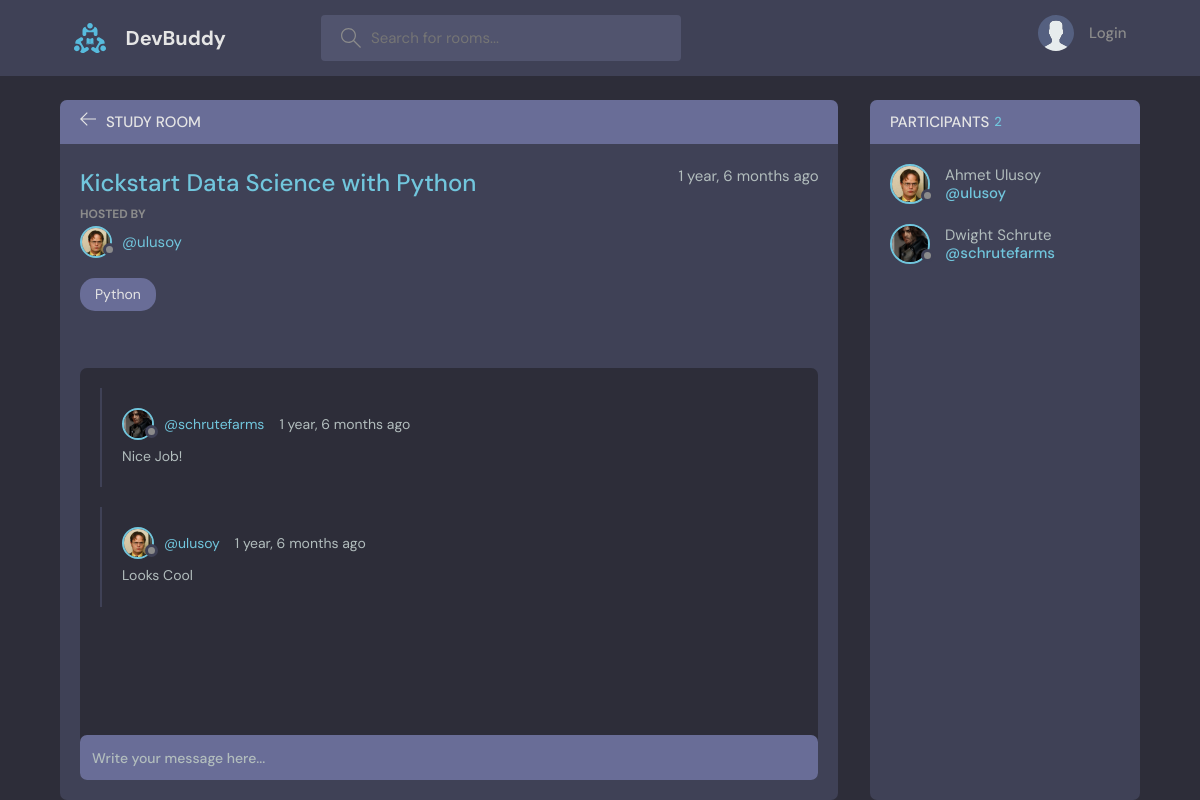
The page /room/1/ on the database its author committed.
### base/models.py (models this page shows, shortened)
class Room(models.Model):
    host = models.ForeignKey(User, on_delete=models.SET_NULL, null=True)
    topic = models.ForeignKey(Topic, on_delete=models.SET_NULL, null=True)
    name = models.CharField(max_length=200)
    description = models.TextField(null=True, blank=True)
    participants = models.ManyToManyField(
        User, related_name="participants", blank=True)
    updated = models.DateTimeField(auto_now=True)
    created = models.DateTimeField(auto_now_add=True)
    class Meta:
        ordering = ["-updated", "-created"]

class User(AbstractUser):
    name = models.CharField(max_length=200, null=True)
    email = models.EmailField(unique=True, null=True)
    bio = models.TextField(null=True)
    avatar = models.ImageField(null=True, default="avatar.svg")
    USERNAME_FIELD = "email"
    REQUIRED_FIELDS = []

class Topic(models.Model):
    name = models.CharField(max_length=200)
    def __str__(self):
        return self.name

class Message(models.Model):
    user = models.ForeignKey(User, on_delete=models.CASCADE)
    room = models.ForeignKey(Room, on_delete=models.CASCADE)
    body = models.TextField()
    updated = models.DateTimeField(auto_now=True)
    created = models.DateTimeField(auto_now_add=True)
    class Meta:
        ordering = ["-updated", "-created"]

### base/views.py (the view, shortened to what this page needs)
# urls.py: path("room/<str:pk>/", views.room, name="room"),
def room(request, pk):
    room = Room.objects.get(id=pk)
    room_messages = room.message_set.all()  # type: ignore
    participants = room.participants.all()
    context = {"room": room, "room_messages": room_messages,
               "participants": participants}
    return render(request, "base/room.html", context)

### base/templates/base/room.html (shortened to what this page needs)
{% extends "main.html" %} {% block content %}
<main class="profile-page layout layout--2">
  <div class="container">
    <div class="room">
      <div class="room__top">
        <div class="room__topLeft">
          <a href="{% url 'home' %}">
            <svg
              version="1.1"
              xmlns="http://www.w3.org/2000/svg"
              width="32"
              height="32"
              viewBox="0 0 32 32"
            >
              <title>arrow-left</title>
              <path
                d="M13.723 2.286l-13.723 13.714 13.719 13.714 1.616-1.611-10.96-10.96h27.625v-2.286h-27.625l10.965-10.965-1.616-1.607z"
              ></path>
            </svg>
          </a>
          <h3>Study Room</h3>
        </div>
      </div>
      <div class="room__box scroll">
        <div class="room__header scroll">
          <div class="room__info">
            <h3>{{room.name}}</h3>
            <span>{{room.created|timesince}} ago</span>
          </div>
          <div class="room__hosted">
            <p>Hosted By</p>
            <a
              href="{% url 'user-profile' room.host.id %}"
              class="room__author"
            >
              <div class="avatar avatar--small">
                <img src="{{room.host.avatar.url}}" />
              </div>
              <span>@{{room.host.username}}</span>
            </a>
          </div>
          <span class="room__topics">{{room.topic}}</span>
        </div>
        <div class="room__conversation">
          <div class="threads scroll">
            {% for message in room_messages %}
            <div class="thread">
              <div class="thread__top">
                <div class="thread__author">
                  <a
                    href="{% url 'user-profile' message.user.id %}"
                    class="thread__authorInfo"
                  >
                    <div class="avatar avatar--small">
                      <img
                        src="{{message.user.avatar.url}}"
                      />
                    </div>
                    <span>@{{message.user.username}}</span>
                  </a>
                  <span class="thread__date"
                    >{{message.created|timesince}} ago</span
                  >
                </div>
              </div>
              <div class="thread__details">{{message.body}}</div>
            </div>
            {% endfor %}
          </div>
        </div>
      </div>
      <div class="room__message">
        <form action="" method="POST">
          <input name="body" placeholder="Write your message here..." />
        </form>
      </div>
    </div>
    <div class="participants">
      <h3 class="participants__top">
        Participants <span>{{participants.count}}</span>
      </h3>
      <div class="participants__list scroll">
        {% for participant in participants %}
        <a href="{% url 'user-profile' participant.id %}" class="participant">
          <div class="avatar avatar--medium">
            <img src="{{participant.avatar.url}}" />
          </div>
          <p>
            {{participant.name}}
            <span>@{{participant.username}}</span>
          </p>
        </a>
        {% endfor %}
      </div>
    </div>
  </div>
</main>
{% endblock content %}

### rows shown on the page
Room: name "Kickstart Data Science with Python", created "1 year, 6 months", host.avatar (picture), host.username "ulusoy", topic "Python"
Message: user.avatar (picture), user.username "schrutefarms", created "1 year, 6 months", body "Nice Job!"
Message: user.avatar (picture), user.username "ulusoy", created "1 year, 6 months", body "Looks Cool"
User: avatar (picture), name "Ahmet Ulusoy", username "ulusoy"
User: avatar (picture), name "Dwight Schrute", username "schrutefarms"

### other values the page prints
{{ participants.count }} "2"
